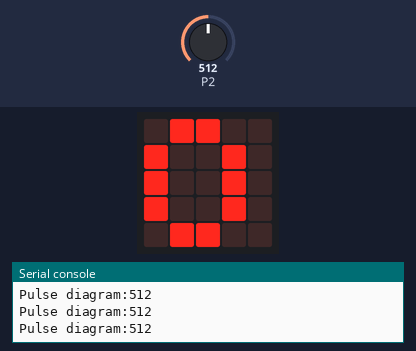
The program below on a simulated BBC micro:bit (MakeCode). Shown: the board's 5×5 LED display, the last lines printed to the serial console. The test bench sets the inputs (shaded band); at power-on: P2 = 512 (analog values on the 0–1023 scale). The 48×5 strip is a reading aid, not a part: it shows the text the display is scrolling, unrolled, one strip-width of it at a time.

Above: at 8.2 s.
At 9.3 s:
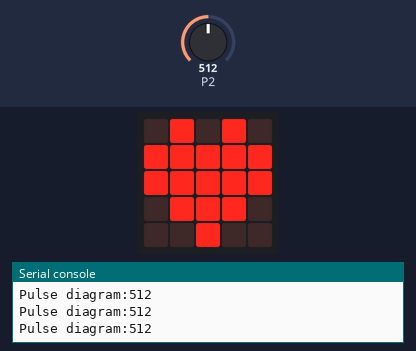
9.4 s: P2 set to 810
At 10.3 s:
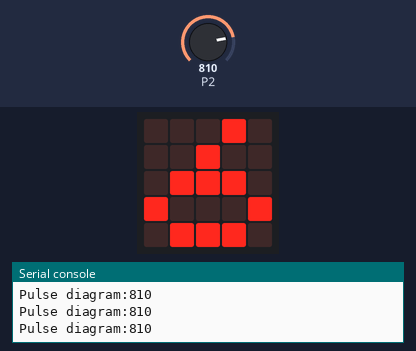
Timing chart, 0 to 12.4 s (numbered marks = the images above; inputs shaded):
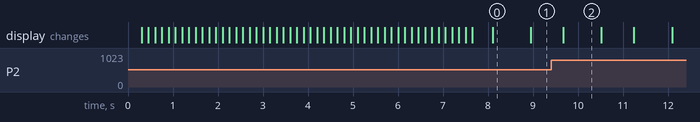

Measured:
- after the input at 9.4 s, the display: changes after 0.27 s (image 2)
- what the display in image 0 shows lasts 0.9 s, from 8.1 s to 9.0 s
- what the display in image 2 shows lasts 0.8 s, from 9.7 s to 10.5 s

The program:

main.ts
```typescript
let time1 = 0
let delta_t = 0
let time2 = 0
let counter = 0
let PulseDet = 0
let pulse_out = 0
basic.showString("\"Puls__\"")
basic.forever(function () {
    basic.showNumber(pulse_out)
    basic.pause(100)
    basic.showIcon(IconNames.Heart)
    basic.pause(100)
})
basic.forever(function () {
    PulseDet = pins.analogReadPin(AnalogPin.P2)
})
basic.forever(function () {
    serial.writeValue("Pulse diagram", PulseDet)
})
basic.forever(function () {
    if (PulseDet > 800 && counter == 0) {
        time2 = input.runningTime()
        delta_t = time2 - time1
        time1 = time2
        counter = 1
        pulse_out = Math.round(60000 / delta_t)
    } else {
        if (PulseDet <= 600 && counter == 1) {
            counter = 0
        }
    }
})
```

test.ts
```typescript
// Hier kann man Tests durchführen; diese Datei wird nicht kompiliert, wenn dieses Paket als Erweiterung verwendet wird.
```
